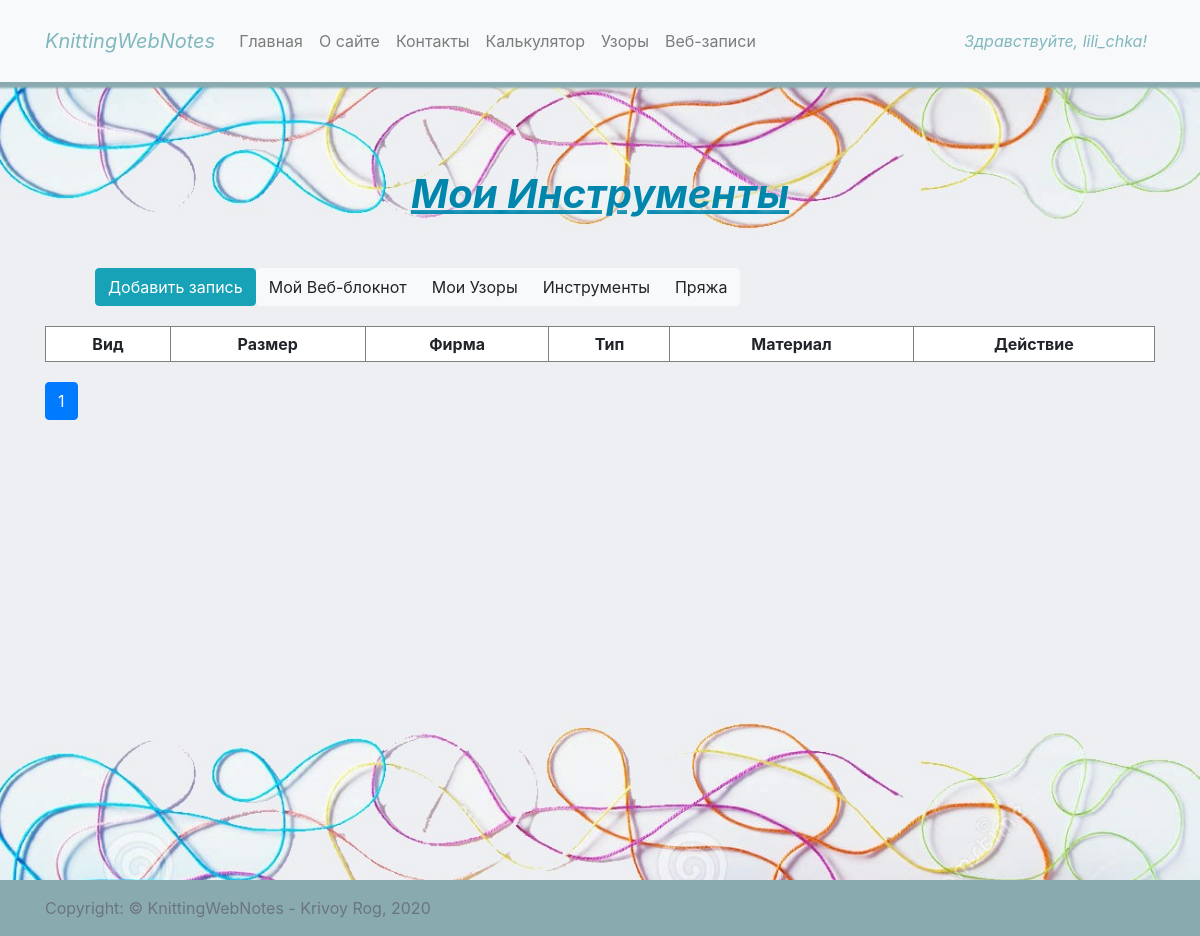
/tools/4 (signed in), run on an earlier commit of the app's database.
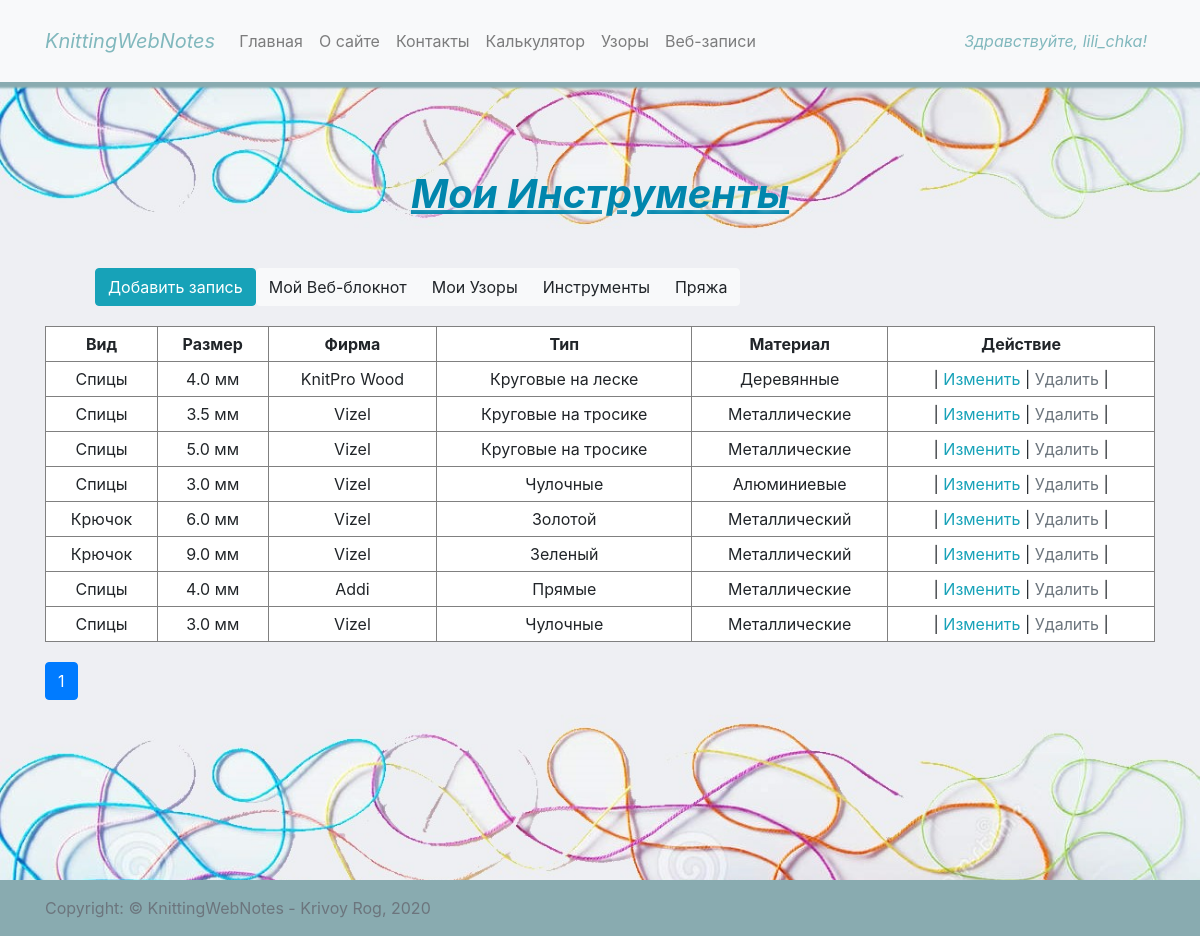
And on a later commit of the database.
### webnotes/models.py (models this page shows, shortened)
class Tool(models.Model):
    name = models.CharField(max_length=100, null=False)
    size = models.FloatField(null=False)
    producer = models.CharField(max_length=100, null=True, blank=True)
    type = models.CharField(max_length=100, null=True, blank=True)
    material = models.CharField(max_length=100, null=True, blank=True)
    user = models.ForeignKey(User, on_delete=models.CASCADE)

### tools/views.py (the view)
# urls.py: path('', index),
def index(request, user_id):
    data = dict()
    data['title'] = 'Мои инструменты'
    data['user'] = User.objects.get(id=user_id)
    if request.user.is_authenticated:
        all_tools = Tool.objects.filter(user=user_id)
        data['tools'] = all_tools
        paginator = Paginator(all_tools, 10)
        page_number = request.GET.get('page')
        page_obj = paginator.get_page(page_number)
        data['page_obj'] = page_obj
        return render(request, 'tools/index.html', context=data)
    else:
        logout(request)
        return redirect('/accounts/sign_up')

### templates/tools/index.html (shortened to what this page needs)
{% extends 'layout/base.html' %}
{% block content %}
<div class="container">
    <h1 class="title" style="margin: 50px;">{{ title }}</h1>
    <div class="row">
        {% if user.is_authenticated %}
            <a href="/tools/create" id="btn_add_notes" class="btn btn-info" role="button">Добавить запись</a>
        {% endif %}
        <div class="btn-group" role="group" aria-label="Basic example">
        <a class="btn btn-light" href="/webnotes/{{ user.id }}">Мой Веб-блокнот</a>
        <a class="btn btn-light" href="/patterns/{{ user.id }}"> Мои Узоры</a>
        <a class="btn btn-light" href="/tools/{{ user.id }}">Инструменты</a>
        <a class="btn btn-light" href="/yarns/{{ user.id }}">Пряжа</a>
    </div>
        </div>
    <table class="table_index" border="1">
        <tr>
            <th>Вид</th>
            <th>Размер</th>
            <th>Фирма</th>
            <th>Тип</th>
            <th>Материал</th>
            <th>Действие</th>
        </tr>
        {% for tool in page_obj %}
            <tr>
                <td>{{ tool.name }}</td>
                <td>{{ tool.size }} мм</td>
                <td>{{ tool.producer }}</td>
                <td>{{ tool.type }}</td>
                <td>{{ tool.material }}</td>
                <td>
                    |
                    {% if user.is_authenticated %}
                        <a class="btn-outline-info" href="/tools/edit/{{ tool.id }}" role="button">Изменить</a>
                        |
                        <a class="btn-outline-secondary" href="/tools/delete/{{ tool.id }}" role="button">Удалить</a>
                        |
                    {% endif %}
                </td>
            </tr>
        {% endfor %}
    </table>
    <div class="pagination" style="margin-top: 20px">
                <nav aria-label="Page navigation example">
            <ul class="pagination">
                <li class="page-item active">
                    <a class="page-link" href="?page={{ page_obj.number }}">{{ page_obj.number }}</a>
                </li>
            </ul>
        </nav>
            </div>
</div>
{% endblock content %}

What changed in the data, as far as the page shows it:
added Tool: name "Спицы", size "4.0", producer "KnitPro Wood", type "Круговые на леске", material "Деревянные"
added Tool: name "Спицы", size "3.5", producer "Vizel", type "Круговые на тросике", material "Металлические"
added Tool: name "Спицы", size "5.0", producer "Vizel", type "Круговые на тросике", material "Металлические"
added Tool: name "Спицы", size "3.0", producer "Vizel", type "Чулочные", material "Алюминиевые"
added Tool: name "Крючок", size "6.0", producer "Vizel", type "Золотой", material "Металлический"
added Tool: name "Крючок", size "9.0", producer "Vizel", type "Зеленый", material "Металлический"
added Tool: name "Спицы", size "4.0", producer "Addi", type "Прямые", material "Металлические"
added Tool: name "Спицы", size "3.0", producer "Vizel", type "Чулочные", material "Металлические"
